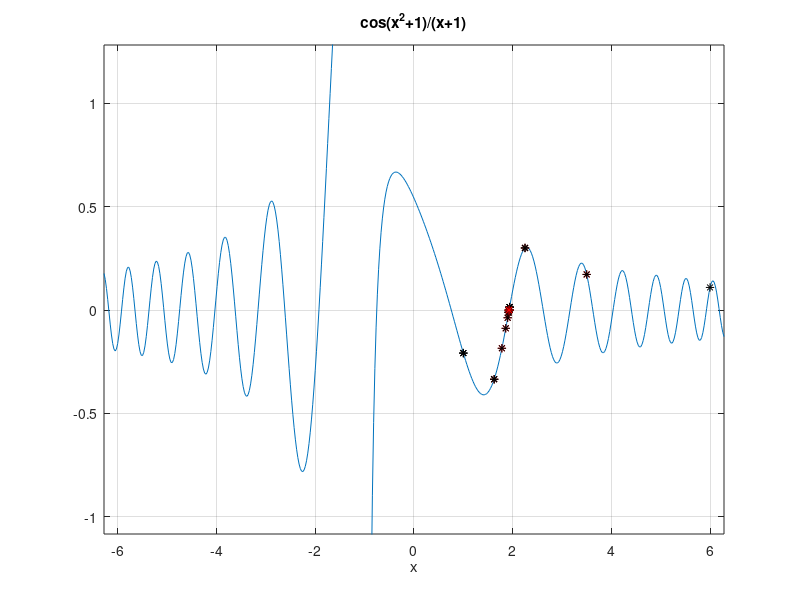

Here is the MATLAB script that generated this plot:
clear all; close all; clc;
%% Implementación particular del método de la bisección
f=inline('cos(x.^2+1)./(x+1)','x');; % Resuma lo que se hacen en estas líneas
ezplot(f); grid on; hold all;       %
xa=1; xb=6;                         %         
xk =[];                              %
epsilon =  10^(-4);                  %                                       
while abs(xa-xb)>=epsilon           %
    plot([xa,xb],f([xa,xb]),'*k');  %
    xr=(xa+xb)/2;                   %
    plot(xr,f(xr),'*r');            %    
    pause(1);                       %
    if f(xa)*f(xr)<0                %
        xb=xr;                      %
    else
        xa=xr;                      %
    end
    xk = [xk;xr]                     %
end
error=abs(f(xr)-0)                  %
